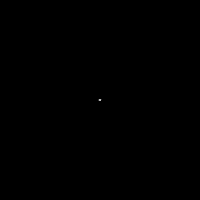
Frame 1 (no input)
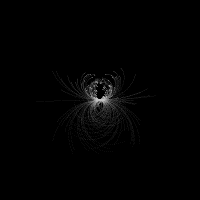
Frame 60 (the mouse pressed at the canvas centre just before this capture)
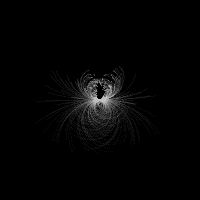
Frame 120 (the mouse held since frame 60 and released just before this capture)

The Processing sketch that drew these frames (run headless with seeded random() and noise(); from frame 60 on, the mouse is pressed at the canvas centre):

// Processing sketch: LlamaVision
// ── LlamaVision.pde
/**
*Llama cudo vision
*
*
*/


Cudo[] c = new Cudo[200];

void setup(){
 size(200,200); 
  background(0);
  for(int i = 0;i<c.length;i++){
   c[i] = new Cudo(100,100,random(-0.1,0.1),random(-1.1,1.1)); 
  }
}

void draw(){
  for(int i = 0;i<c.length;i++){
   c[i].run(); 
  }
  
  
}

void mousePressed(){
  background(0);
  for(int i = 0;i<c.length;i++){
   c[i] = new Cudo(100,100,random(-0.1,0.1),random(-1.1,1.1)); 
  } 
  
}



class Cudo{
  float sX,sY;
  float x,y;
  float time;
  float koef;
  float step;
  
  Cudo(float _x,float _y,float _step, float _koef){
    prepare(_x,_y,_step,_koef);
  }  

  void prepare(float _x,float _y,float _step,float _koef){
    sX=_x;
    sY=_y;
    x=sX;
    y=sY;
    koef=_koef;
    step=_step;
  }

  void run(){
    time += step; 
    koef += time/100.0;

    x+=cos(time)*koef;
    y+=sin(time)*koef;
    
    stroke(#CCCCCC,20);
    
    point(x,y);


  }


}
